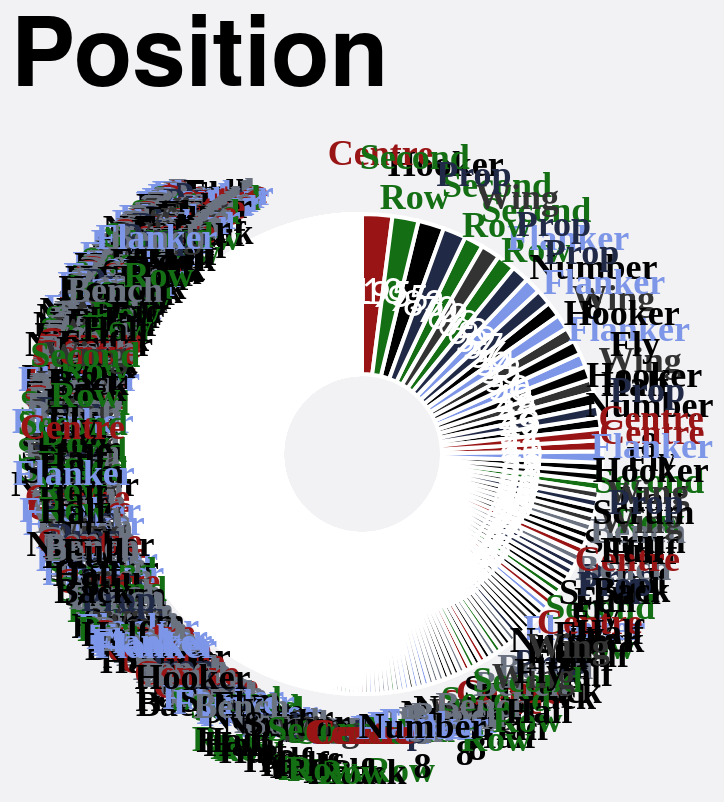

The specification (Vega-Lite) saved for this image:
### Vega-Lite specification from a JSON file in a GitHub repository (floating-point values rounded to 4 significant figures; data arrays with more than 128 entries replaced by an {"elided": "..."} marker saying what was removed)
{"config": {"axis": {"labelFont": "PT Sans Narrow, Helvetica Neue, Helvetica, Arial, sans-serif", "titleFont": "PT Sans Narrow, Helvetica Neue, Helvetica, Arial, sans-serif", "labelFontSize": 13, "titleFontSize": 24, "gridColor": "#202947", "gridOpacity": 0.2, "zindex": 1}, "text": {"font": "Lato, sans-serif"}, "bar": {"cornerRadiusEnd": 5}, "header": {"labelFont": "PT Sans Narrow, Helvetica Neue, Helvetica, Arial, sans-serif", "titleFont": "PT Sans Narrow, Helvetica Neue, Helvetica, Arial, sans-serif", "labelFontSize": 24, "titleFontSize": 28, "labelFontWeight": "bold", "orient": "left"}, "legend": {"labelFont": "PT Sans Narrow, Helvetica Neue, Helvetica, Arial, sans-serif", "titleFont": "PT Sans Narrow, Helvetica Neue, Helvetica, Arial, sans-serif", "labelFontSize": 14, "titleFontSize": 16, "titlePadding": 5, "fillColor": "white", "strokeColor": "black", "padding": 10, "titleFontWeight": "lighter", "titleFontStyle": "italic", "titleColor": "gray", "offset": 10}, "title": {"font": "PT Sans Narrow, Helvetica Neue, Helvetica, Arial, sans-serif", "fontSize": 48, "fontWeight": "bold", "anchor": "start", "align": "center", "titlePadding": 20, "subtitlePadding": 10, "subtitleFontSize": 13, "subtitleColor": "", "subtitleFontStyle": "italic", "offset": 15, "color": "black"}, "axisX": {"labelAngle": 0}, "facet": {"title": null, "header": null, "align": {"row": "each", "column": "each"}}, "resolve": {"scale": {"y": "independent", "facet": "independent"}}, "background": "#f2f1f4", "scale": {"offsetBandPaddingOuter": 0.2, "offsetBandPaddingInner": 0.1}}, "layer": [{"mark": {"type": "arc", "innerRadius": 40, "outerRadius": 120, "stroke": "#ffffff", "strokeWidth": 2}, "encoding": {"color": {"field": "position", "legend": null, "scale": {"domain": ["Prop", "Flanker", "Second Row", "Centre", "Wing", "Fly Half", "Hooker", "Scrum Half", "Full Back", "Number 8", "Bench"], "range": ["#202946", "#7d96e8", "#146f14", "#991515", "#333333", "#000000", "#000000", "#000000", "#000000", "#000000", "#6b7280"]}, "sort": {"field": "sort_order", "op": "min", "order": "ascending"}, "type": "nominal"}, "order": {"field": "appearances", "sort": "ascending", "type": "quantitative"}, "theta": {"field": "appearances", "sort": "descending", "stack": true, "title": "Appearances", "type": "quantitative"}, "tooltip": [{"field": "player", "title": "Player", "type": "nominal"}, {"field": "position", "title": "Position", "type": "nominal"}, {"field": "appearances", "title": "Appearances", "type": "quantitative"}]}}, {"mark": {"type": "text", "dy": -5, "font": "PT Sans Narrow", "fontSize": 18, "fontWeight": "bold", "radius": 145}, "encoding": {"color": {"field": "position", "legend": null, "scale": {"domain": ["Prop", "Flanker", "Second Row", "Centre", "Wing", "Fly Half", "Hooker", "Scrum Half", "Full Back", "Number 8", "Bench"], "range": ["#202946", "#7d96e8", "#146f14", "#991515", "#333333", "#000000", "#000000", "#000000", "#000000", "#000000", "#6b7280"]}, "type": "nominal"}, "opacity": {"condition": {"test": "datum.appearances > 2", "value": 1}, "value": 0}, "order": {"field": "appearances", "sort": "ascending", "type": "quantitative"}, "text": {"field": "position_label", "type": "nominal"}, "theta": {"field": "appearances", "sort": "descending", "stack": true, "title": "Appearances", "type": "quantitative"}}, "transform": [{"calculate": "split(datum.position, ' ')", "as": "position_label"}]}, {"mark": {"type": "text", "color": "white", "fontSize": 18, "radius": 80}, "encoding": {"order": {"field": "appearances", "sort": "ascending", "type": "quantitative"}, "text": {"field": "appearances", "type": "nominal"}, "theta": {"field": "appearances", "sort": "descending", "stack": true, "title": "Appearances", "type": "quantitative"}}}], "data": {"name": "data-027c1310784584641074c6d9a001df36"}, "resolve": {"scale": {"color": "shared"}}, "title": "Position", "$schema": "https://vega.github.io/schema/vega-lite/v5.20.1.json", "datasets": {"data-027c1310784584641074c6d9a001df36": {"elided": "769 records"}}}
